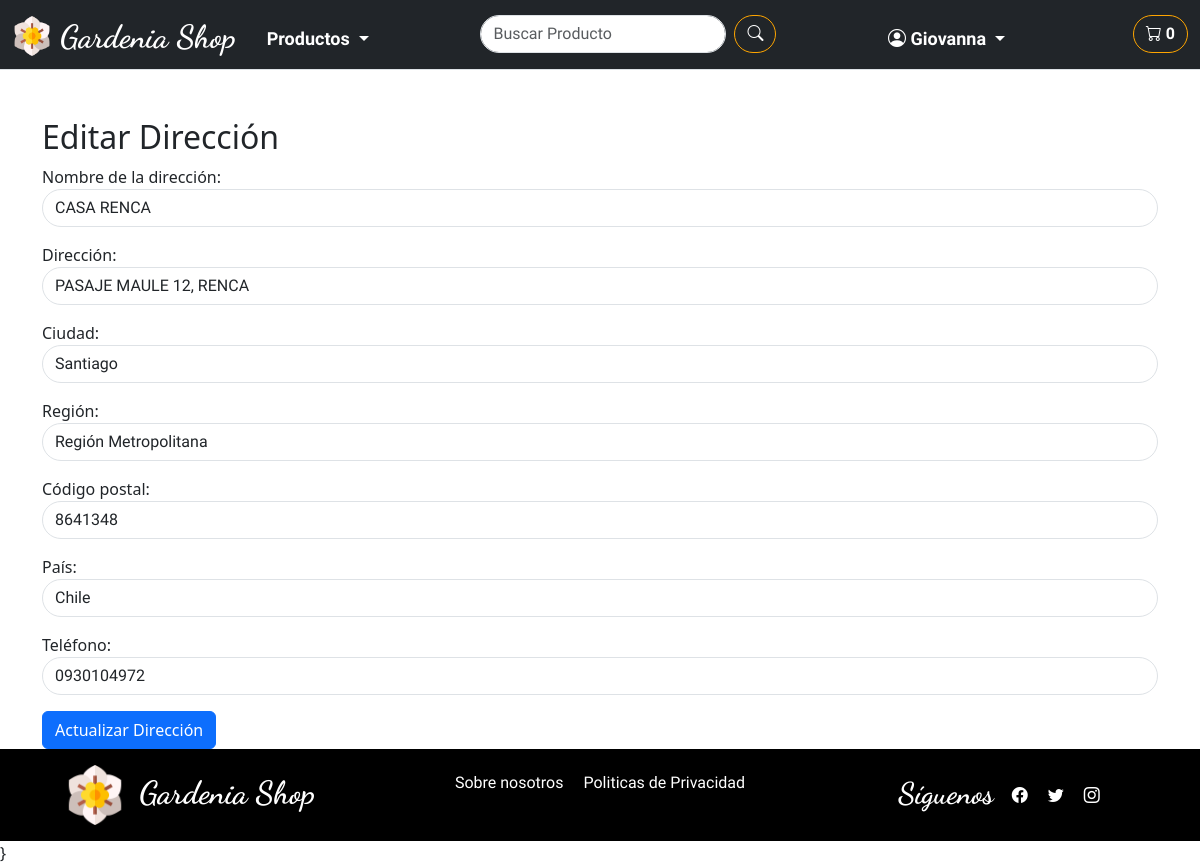
/shopWeb/profile/direcciones/editar/6 (signed in), run on the app's committed database.
### shopWeb/models.py (models this page shows, shortened)
class User_direccion(models.Model):
    user = models.ForeignKey(User, on_delete=models.CASCADE)
    id_direccion = models.AutoField(primary_key=True)
    nombre_dirreccion= models.CharField( max_length=100, default='Dirrección de envio')
    direccion = models.CharField(max_length=100)
    ciudad = models.CharField(max_length=100)
    region = models.CharField(max_length=100)
    codigo_postal = models.CharField(max_length=100)
    pais = models.CharField(max_length=100)
    telefono = models.CharField(max_length=100)

### shopWeb/views.py (the view)
# urls.py: path('profile/direcciones/editar/<int:direccion_id>', views.editar_direccion, name='editar_direccion'),
@login_required
def editar_direccion(request, direccion_id):
    direccion = get_object_or_404(User_direccion, id_direccion=direccion_id, user=request.user)
    if request.method == 'POST':
        form = DireccionForm(request.POST, instance=direccion)
        if form.is_valid():
            form.save()
            return redirect('direcciones')
    else:
        form = DireccionForm(instance=direccion)
    return render(request, 'shopWeb/perfil_cliente/editar_direccion.html', {'form': form})

### shopWeb/forms.py
class DireccionForm(forms.ModelForm):
    class Meta:
        model = User_direccion
        fields = '__all__'
        exclude = ['id_direccion', 'user']
        labels = {
            'nombre_dirreccion': 'Nombre de la dirección',
            'direccion': 'Dirección',
            'ciudad': 'Ciudad',
            'region': 'Región',
            'codigo_postal': 'Código postal',
            'pais': 'País',
            'telefono': 'Teléfono',
        }
        widgets = {
            'nombre_dirreccion': forms.TextInput(attrs={'class': 'form-control'}),
            'direccion': forms.TextInput(attrs={'class': 'form-control'}),
            'ciudad': forms.TextInput(attrs={'class': 'form-control'}),
            'region': forms.TextInput(attrs={'class': 'form-control'}),
            'codigo_postal': forms.TextInput(attrs={'class': 'form-control'}),
            'pais': forms.TextInput(attrs={'class': 'form-control'}),
            'telefono': forms.TextInput(attrs={'class': 'form-control'}),
        }

### shopWeb/templates/shopWeb/perfil_cliente/editar_direccion.html (shortened to what this page needs)
{% extends 'shopWeb/layouts/base.html' %}
{% block content %}
<div class="container mt-5">
    <h2>Editar Dirección</h2>
    <form method="POST">
        {{ form.as_p }}
        <button type="submit" class="btn btn-primary">Actualizar Dirección</button>
    </form>
</div>
{% endblock %}

### shopWeb/templates/shopWeb/layouts/navbar.html (shortened to what this page needs)
{% load static %}
<link rel="stylesheet" type="text/css" href="{% static 'css/style.css' %}">
<nav
    class="navbar navbar-dark navbar-expand-lg bg-dark sticky-top border-bottom pb-0">
    <div
        class="container-fluid d-flex align-items-center justify-content-between">
        <div class="d-flex align-items-start">
            <img src="{% static 'img/logo/logo_color.png' %}" alt="logo color"
                width="40" class="me-2 mt-2">
            <a class="navbar-brand dancing-script-font"
                href="{% url 'index' %}">
                <h5>Gardenia Shop</h5>
            </a>
        </div>
        <div class="offcanvas bg-dark offcanvas-end flex-column" id="offcanvas"
            aria-labelledby="offcanvasLabel">
            <div class="offcanvas-body justify-content-start align-items-start">
                <ul
                    class="navbar-nav me-auto d-flex flex-column flex-lg-row flex-grow-1 align-items-start justify-content-between">
                    <li class="nav-item dropdown">
                        <a class="nav-link dropdown-toggle comfortaa-font"
                            href="#PRODUCTOS" id="navbarDropdownMenuLink1"
                            role="button" data-bs-toggle="dropdown"
                            aria-expanded="false">
                            Productos
                        </a>
                    </li>
                    <form class="d-flex" role="search">
                        <input type="text" class="form-control me-2"
                            placeholder="Buscar Producto">
                        <button type="submit" class="btn btn-outline-success">
                            <i class="bi bi-search"></i>
                        </button>
                    </form>
                    {% if request.user.is_authenticated %}
                    {% if request.user.is_staff %}
                    <li class="nav-item dropdown">
                        <a class="nav-link dropdown-toggle"
                            id="navbarDropdownMenuLink1" role="button"
                            data-bs-toggle="dropdown" aria-expanded="false">
                            <i class="bi bi-person-circle"></i>
                            {{request.user.username}}
                        </a>
                        <ul class="dropdown-menu"
                            aria-labelledby="navbarDropdownMenuLink1">
                            <li><a class="dropdown-item"
                                    href="{% url 'productos_admin' %}">Productos</a></li>
                            <li><a class="dropdown-item"
                                    href="{% url 'agregar_producto' %}">Añadir
                                    Producto</a></li>
                            <li><a class="dropdown-item"
                                href="{% url 'gestion_cupones' %}"> Gestionar Cupones </a></li>
                            <li><a class="dropdown-item"
                                    href="{% url 'logout' %}">Cerrar
                                    Sesión</a></li>
                        </ul>
                    </li>
                    {% else %}
                    <li class="nav-item dropdown">
                        <a class="nav-link dropdown-toggle"
                            id="navbarDropdownMenuLink1" role="button"
                            data-bs-toggle="dropdown" aria-expanded="false">
                            <i class="bi bi-person-circle"></i>
                            {{request.user.first_name}}
                        </a>
                    </li>
                    {% endif %}
                    {% else %}
                    <a class="nav-link comfortaa-font" id="singin" href="#"
                        data-bs-toggle="modal" data-bs-target="#modalSignin">
                        <i class="bi bi-person-circle"></i> Iniciar Sesión
                    </a>
                    {% endif %}
                    <button class="btn btn-outline-success ms-3 carrito-button"
                        type="button" data-bs-toggle="offcanvas"
                        data-bs-target="#carrito-offcanvas"
                        aria-controls="offcanvasCarrito">
                        <i class="bi bi-cart"></i>
                        <span id="carrito-icono">0</span>
                    </button>
                </ul>
            </div>
        </div>
    </div>
</nav>

### shopWeb/static/css/style.css (style rules this page uses)
:root { --color-primary: #FFA500; --color-secondary: #FFD700; --color-tertiary: #32CD32; --color-red: #aa2929f0; --color-dark: #333333; --color-light: #FFFFFF; --color-black: #000000; }
html, body { height: 100vh; }
body { display: flex; flex-direction: column; }
.dancing-script-font { font-family: "Dancing Script", cursive; font-optical-sizing: auto; font-size: xx-large; font-weight: 700; font-style: normal; }
.comfortaa-font { font-family: "Comfortaa", sans-serif; font-optical-sizing: auto; font-weight: 700; font-style: normal; }
h5 { padding-top: 5px; font-family: "Dancing Script", cursive; font-optical-sizing: auto; font-size: xx-large; font-weight: 700; font-style: normal; color: var(--color-light); }
ul { list-style: none; }
a { text-decoration: none; color: var(--color-light); }
.navbar-brand { font-size: 30px; font-weight: bold; }
.nav-link { font-family: "Comfortaa", sans-serif; font-size: 18px; font-weight: bold; color: var(--color-light); padding: 10px 15px; white-space: nowrap; }
#navbarDropdownMenuLink1 { color: var(--color-light); font-family: "Comfortaa", sans-serif; font-size: 18px; font-weight: bold; padding: 10px 15px; }
.form-control { border-radius: 25px; font-family: "Comfortaa", sans-serif; }
.btn-outline-success { border-color: var(--color-primary); color: var(--color-light); font-weight: bold; border-radius: 25px; white-space: nowrap; }
.offcanvas-body { padding: 20px; overflow-y: auto; }
.politicas-page p, ul, li { font-family: "Comfortaa", sans-serif; font-size: 18px; font-weight: bold; color: var(--color-dark); }

### data on the page
User_direccion: nombre_dirreccion "CASA RENCA", direccion "PASAJE MAULE 12, RENCA", ciudad "Santiago", region "Región Metropolitana", codigo_postal "8641348", pais "Chile", telefono "0930104972"

### other printed values
{{ request.user.first_name }} "Giovanna"
